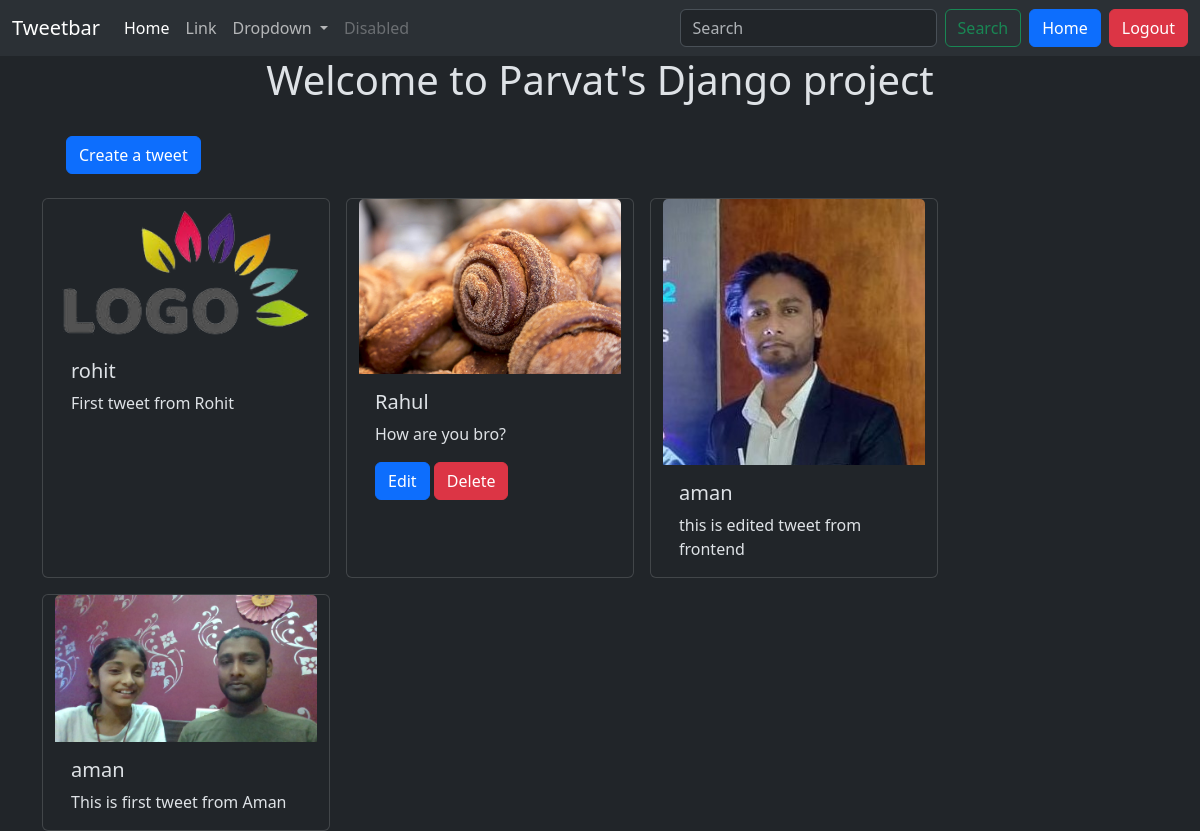
Screenshot of /tweet/ (signed in) with the database file from the repository.
### tweet/models.py (models this page shows, shortened)
class Tweet(models.Model):
    user = models.ForeignKey(User, on_delete=models.CASCADE)
    text = models.TextField(max_length=240)
    photo = models.ImageField(upload_to='photos/', blank=True, null=True)
    created_at = models.DateTimeField(auto_now_add=True)
    updated_at = models.DateTimeField(auto_now=True)

### tweet/views.py (the view)
# urls.py: path('', views.tweet_list, name='tweet_list'),
def tweet_list(request):
    tweets = Tweet.objects.all().order_by('-created_at')
    return render(request,'tweet_list.html', {'tweets': tweets})

### tweet/templates/tweet_list.html (shortened to what this page needs)
{% extends "layout.html" %}
{% block content %}
<h1 class="text-center mx-4">Welcome to Parvat's Django project</h1>
<a href="{% url 'tweet_create' %}" class="btn btn-primary m-4">Create a tweet</a>
<div class="container row gap-3">
    {% for tweet in tweets %}
    <div class="card" style="width: 18rem;">
        <img src="{{tweet.photo.url}}" alt="..." class="card-img-top">
        <div class="card-body">
            <h5 class="card-title">{{tweet.user.username}}</h5>
            <p class="card-text">{{tweet.text}}</p>
            {% if tweet.user == user%}
            <a href="{% url 'tweet_edit' tweet.id %}" class="btn btn-primary">Edit</a>
            <a href="{% url 'tweet_delete' tweet.id %}" class="btn btn-danger">Delete</a>
            {% endif %}
        </div>
    </div>
    {% endfor %}
</div>
{% endblock %}

### rows the page displays
Tweet: photo (picture), user.username "rohit", text "First tweet from Rohit"
Tweet: photo (picture), user.username "Rahul", text "How are you bro?", shows "Edit"
Tweet: photo (picture), user.username "aman", text "this is edited tweet from frontend"
Tweet: photo (picture), user.username "aman", text "This is first tweet from Aman"
